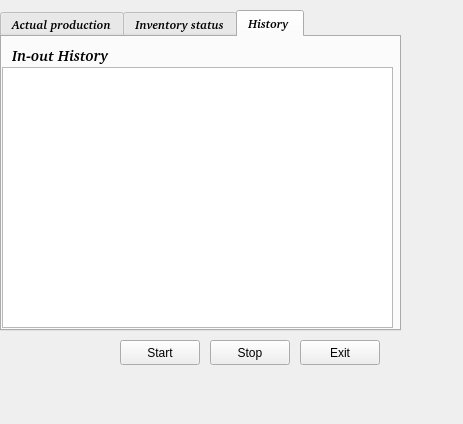
<?xml version="1.0" encoding="UTF-8"?>
<ui version="4.0">
 <class>Form</class>
 <widget class="QWidget" name="Form">
  <property name="geometry">
   <rect>
    <x>0</x>
    <y>0</y>
    <width>463</width>
    <height>424</height>
   </rect>
  </property>
  <property name="windowTitle">
   <string>Form</string>
  </property>
  <widget class="QPushButton" name="BT_main_start">
   <property name="geometry">
    <rect>
     <x>120</x>
     <y>340</y>
     <width>80</width>
     <height>25</height>
    </rect>
   </property>
   <property name="text">
    <string>Start</string>
   </property>
  </widget>
  <widget class="QPushButton" name="BT_main_stop">
   <property name="geometry">
    <rect>
     <x>210</x>
     <y>340</y>
     <width>80</width>
     <height>25</height>
    </rect>
   </property>
   <property name="text">
    <string>Stop</string>
   </property>
  </widget>
  <widget class="QTabWidget" name="Selector_widget">
   <property name="geometry">
    <rect>
     <x>0</x>
     <y>10</y>
     <width>401</width>
     <height>321</height>
    </rect>
   </property>
   <property name="font">
    <font>
     <family>Bitstream Charter</family>
     <weight>75</weight>
     <italic>true</italic>
     <bold>true</bold>
    </font>
   </property>
   <property name="currentIndex">
    <number>2</number>
   </property>
   <widget class="QWidget" name="AP">
    <attribute name="title">
     <string>Actual production</string>
    </attribute>
    <widget class="QLCDNumber" name="LCD_AP_blu">
     <property name="geometry">
      <rect>
       <x>10</x>
       <y>150</y>
       <width>64</width>
       <height>31</height>
      </rect>
     </property>
    </widget>
    <widget class="QLabel" name="label_2">
     <property name="geometry">
      <rect>
       <x>80</x>
       <y>240</y>
       <width>131</width>
       <height>21</height>
      </rect>
     </property>
     <property name="text">
      <string>Undetected package</string>
     </property>
    </widget>
    <widget class="QLCDNumber" name="LCD_AP_red">
     <property name="geometry">
      <rect>
       <x>10</x>
       <y>190</y>
       <width>64</width>
       <height>31</height>
      </rect>
     </property>
    </widget>
    <widget class="QLabel" name="label_3">
     <property name="geometry">
      <rect>
       <x>80</x>
       <y>200</y>
       <width>121</width>
       <height>17</height>
      </rect>
     </property>
     <property name="text">
      <string>Red package</string>
     </property>
    </widget>
    <widget class="QLCDNumber" name="LCD_AP_und">
     <property name="geometry">
      <rect>
       <x>10</x>
       <y>230</y>
       <width>64</width>
       <height>31</height>
      </rect>
     </property>
    </widget>
    <widget class="QLabel" name="label_4">
     <property name="geometry">
      <rect>
       <x>80</x>
       <y>160</y>
       <width>131</width>
       <height>17</height>
      </rect>
     </property>
     <property name="text">
      <string>Blue package</string>
     </property>
    </widget>
    <widget class="QLCDNumber" name="LCD_AP_yel">
     <property name="geometry">
      <rect>
       <x>10</x>
       <y>110</y>
       <width>64</width>
       <height>31</height>
      </rect>
     </property>
    </widget>
    <widget class="QLCDNumber" name="LCD_AP_gre">
     <property name="geometry">
      <rect>
       <x>10</x>
       <y>70</y>
       <width>64</width>
       <height>31</height>
      </rect>
     </property>
    </widget>
    <widget class="QLabel" name="label_5">
     <property name="geometry">
      <rect>
       <x>80</x>
       <y>120</y>
       <width>91</width>
       <height>17</height>
      </rect>
     </property>
     <property name="text">
      <string>Yellow package</string>
     </property>
    </widget>
    <widget class="QLabel" name="label_6">
     <property name="geometry">
      <rect>
       <x>80</x>
       <y>80</y>
       <width>101</width>
       <height>17</height>
      </rect>
     </property>
     <property name="text">
      <string>Green package</string>
     </property>
    </widget>
    <widget class="QPushButton" name="BT_seto">
     <property name="geometry">
      <rect>
       <x>250</x>
       <y>260</y>
       <width>131</width>
       <height>25</height>
      </rect>
     </property>
     <property name="font">
      <font>
       <family>DejaVu Sans</family>
       <pointsize>10</pointsize>
       <weight>50</weight>
       <italic>false</italic>
       <bold>false</bold>
      </font>
     </property>
     <property name="text">
      <string>Send to inventory</string>
     </property>
    </widget>
    <widget class="QLabel" name="label_7">
     <property name="geometry">
      <rect>
       <x>10</x>
       <y>30</y>
       <width>181</width>
       <height>17</height>
      </rect>
     </property>
     <property name="font">
      <font>
       <family>Bitstream Charter</family>
       <pointsize>13</pointsize>
       <weight>75</weight>
       <italic>true</italic>
       <bold>true</bold>
      </font>
     </property>
     <property name="text">
      <string>Machine inventory</string>
     </property>
    </widget>
   </widget>
   <widget class="QWidget" name="IS">
    <attribute name="title">
     <string>Inventory status</string>
    </attribute>
    <widget class="QLabel" name="label_16">
     <property name="geometry">
      <rect>
       <x>80</x>
       <y>60</y>
       <width>101</width>
       <height>17</height>
      </rect>
     </property>
     <property name="text">
      <string>Green package</string>
     </property>
    </widget>
    <widget class="QLabel" name="label_17">
     <property name="geometry">
      <rect>
       <x>80</x>
       <y>220</y>
       <width>131</width>
       <height>21</height>
      </rect>
     </property>
     <property name="text">
      <string>Undetected package</string>
     </property>
    </widget>
    <widget class="QLabel" name="label_18">
     <property name="geometry">
      <rect>
       <x>80</x>
       <y>100</y>
       <width>91</width>
       <height>17</height>
      </rect>
     </property>
     <property name="text">
      <string>Yellow package</string>
     </property>
    </widget>
    <widget class="QLCDNumber" name="LCD_IS_red">
     <property name="geometry">
      <rect>
       <x>10</x>
       <y>170</y>
       <width>64</width>
       <height>31</height>
      </rect>
     </property>
    </widget>
    <widget class="QLabel" name="label_19">
     <property name="geometry">
      <rect>
       <x>80</x>
       <y>180</y>
       <width>121</width>
       <height>17</height>
      </rect>
     </property>
     <property name="text">
      <string>Red package</string>
     </property>
    </widget>
    <widget class="QLCDNumber" name="LCD_IS_blu">
     <property name="geometry">
      <rect>
       <x>10</x>
       <y>130</y>
       <width>64</width>
       <height>31</height>
      </rect>
     </property>
    </widget>
    <widget class="QLabel" name="label_20">
     <property name="geometry">
      <rect>
       <x>80</x>
       <y>140</y>
       <width>131</width>
       <height>17</height>
      </rect>
     </property>
     <property name="text">
      <string>Blue package</string>
     </property>
    </widget>
    <widget class="QLCDNumber" name="LCD_IS_gre">
     <property name="geometry">
      <rect>
       <x>10</x>
       <y>50</y>
       <width>64</width>
       <height>31</height>
      </rect>
     </property>
    </widget>
    <widget class="QLCDNumber" name="LCD_IS_yel">
     <property name="geometry">
      <rect>
       <x>10</x>
       <y>90</y>
       <width>64</width>
       <height>31</height>
      </rect>
     </property>
    </widget>
    <widget class="QLCDNumber" name="LCD_IS_und">
     <property name="geometry">
      <rect>
       <x>10</x>
       <y>210</y>
       <width>64</width>
       <height>31</height>
      </rect>
     </property>
    </widget>
    <widget class="QPushButton" name="BT_out">
     <property name="geometry">
      <rect>
       <x>290</x>
       <y>260</y>
       <width>80</width>
       <height>25</height>
      </rect>
     </property>
     <property name="font">
      <font>
       <family>Noto Sans</family>
       <weight>50</weight>
       <italic>false</italic>
       <bold>false</bold>
      </font>
     </property>
     <property name="text">
      <string>Out</string>
     </property>
    </widget>
    <widget class="QPushButton" name="BT_reas">
     <property name="geometry">
      <rect>
       <x>140</x>
       <y>260</y>
       <width>141</width>
       <height>25</height>
      </rect>
     </property>
     <property name="font">
      <font>
       <family>Noto Sans</family>
       <weight>50</weight>
       <italic>false</italic>
       <bold>false</bold>
      </font>
     </property>
     <property name="text">
      <string>Undetected reasign</string>
     </property>
    </widget>
    <widget class="QLabel" name="label_21">
     <property name="geometry">
      <rect>
       <x>10</x>
       <y>20</y>
       <width>241</width>
       <height>17</height>
      </rect>
     </property>
     <property name="font">
      <font>
       <pointsize>13</pointsize>
      </font>
     </property>
     <property name="text">
      <string>Inventory status</string>
     </property>
    </widget>
   </widget>
   <widget class="QWidget" name="tab">
    <attribute name="title">
     <string>History </string>
    </attribute>
    <widget class="QListWidget" name="WL_history">
     <property name="geometry">
      <rect>
       <x>0</x>
       <y>30</y>
       <width>391</width>
       <height>261</height>
      </rect>
     </property>
    </widget>
    <widget class="QLabel" name="label_8">
     <property name="geometry">
      <rect>
       <x>10</x>
       <y>10</y>
       <width>161</width>
       <height>17</height>
      </rect>
     </property>
     <property name="font">
      <font>
       <pointsize>11</pointsize>
      </font>
     </property>
     <property name="text">
      <string>In-out History</string>
     </property>
    </widget>
   </widget>
  </widget>
  <widget class="QPushButton" name="BT_main_exit">
   <property name="geometry">
    <rect>
     <x>300</x>
     <y>340</y>
     <width>80</width>
     <height>25</height>
    </rect>
   </property>
   <property name="text">
    <string>Exit</string>
   </property>
  </widget>
 </widget>
 <resources/>
 <connections/>
</ui>
